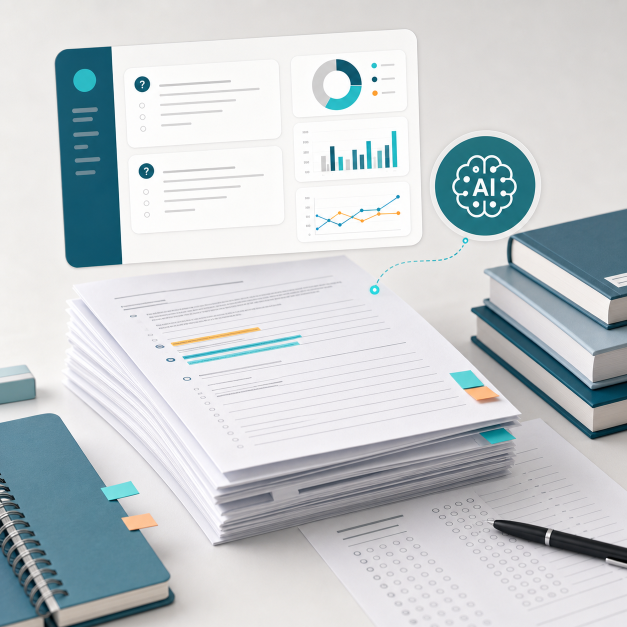
#> input picture assets/workbook-ai-thumbnail-gpt.png, 1254 x 1254 px (shown at 1/2 size); its folder holds only this picture in this run
$ python -i ray_local_ocr.py   (imports and definitions only)
#> lines starting #> are read from the running program, lines starting #| are printed output that depends on the picture
# -*- coding: utf-8 -*-
"""Private offline OCR for RAY English images and scanned PDFs."""

from __future__ import annotations

import io
import re
import statistics
import sys
from pathlib import Path
from typing import BinaryIO


HERE = Path(__file__).resolve().parent
VENDOR_DIR = HERE / ".ray_ocr"
MAX_IMAGE_DIMENSION = 2400
MIN_CONFIDENCE = 0.24

_ENGINE = None


def _enable_vendor() -> None:
    value = str(VENDOR_DIR)
    if VENDOR_DIR.is_dir() and value not in sys.path:
        sys.path.insert(0, value)


# [12 lines left out: function _engine, not called in this run]


def _prepare_image(source: str | Path | bytes | BinaryIO):
#> called with source = '../assets/workbook-ai-thumbnail-gpt.png'
    _enable_vendor()
    import numpy as np
    from PIL import Image, ImageEnhance, ImageFilter, ImageOps

    if isinstance(source, (str, Path)):
        image = Image.open(source)
#> image is the input picture: PIL image 1254x1254 RGB; mean R, G, B 197.3, 203.7, 206.9
    elif isinstance(source, bytes):
        image = Image.open(io.BytesIO(source))
    else:
        image = Image.open(source)

    image = ImageOps.exif_transpose(image)
    if image.mode in {"RGBA", "LA"}:
        background = Image.new("RGB", image.size, "white")
        alpha = image.getchannel("A")
        background.paste(image.convert("RGB"), mask=alpha)
        image = background
    else:
        image = image.convert("RGB")

    width, height = image.size
#> width = 1254; height = 1254
    longest = max(width, height)
#> longest = 1254
    if longest > MAX_IMAGE_DIMENSION:
        scale = MAX_IMAGE_DIMENSION / longest
        image = image.resize(
            (max(1, int(width * scale)), max(1, int(height * scale))),
            Image.Resampling.LANCZOS,
        )
    elif longest < 1100:
        scale = min(2.0, 1800 / max(1, longest))
        image = image.resize(
            (max(1, int(width * scale)), max(1, int(height * scale))),
            Image.Resampling.LANCZOS,
        )

    gray = ImageOps.grayscale(image)
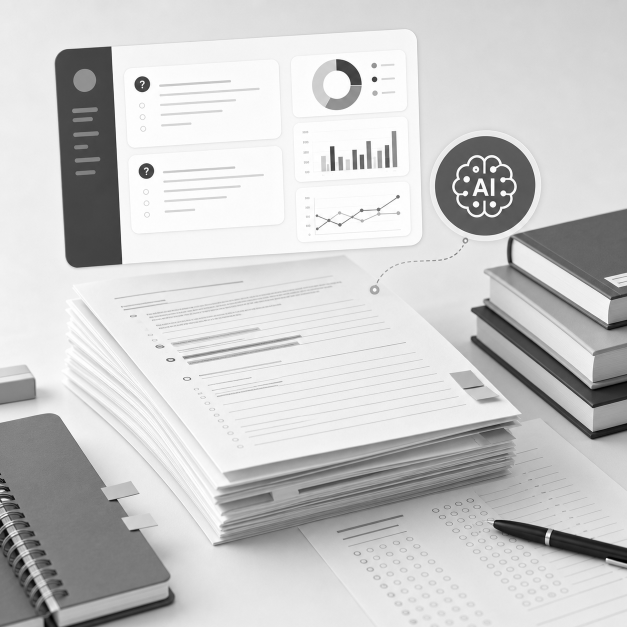
#> gray: PIL image 1254x1254 L (shown at 1/2 size); min 0, max 255, mean 202.1
    gray = ImageOps.autocontrast(gray, cutoff=1)
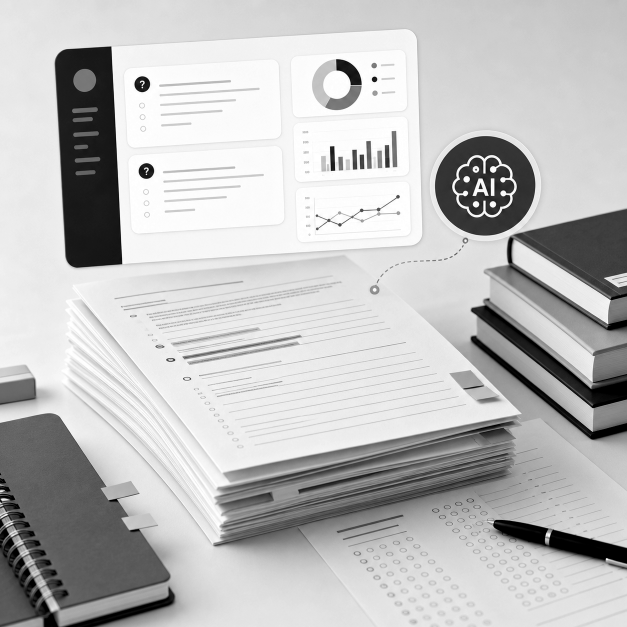
#> gray: PIL image 1254x1254 L (shown at 1/2 size); min 0, max 255, mean 190.2
    gray = ImageEnhance.Contrast(gray).enhance(1.25)
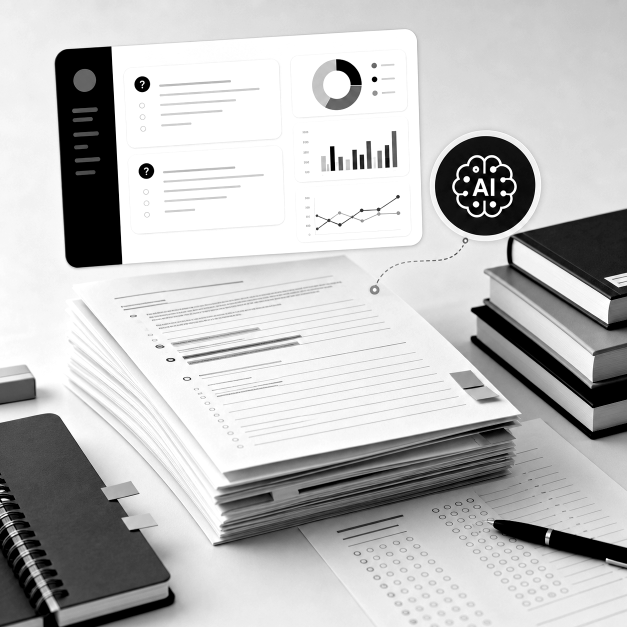
#> gray: PIL image 1254x1254 L (shown at 1/2 size); min 0, max 255, mean 189.7
    gray = gray.filter(ImageFilter.SHARPEN)
    return np.asarray(gray)


# [73 lines left out: functions _reading_order, ocr_image, available, not called in this run]

>>> result = _prepare_image('../assets/workbook-ai-thumbnail-gpt.png')
